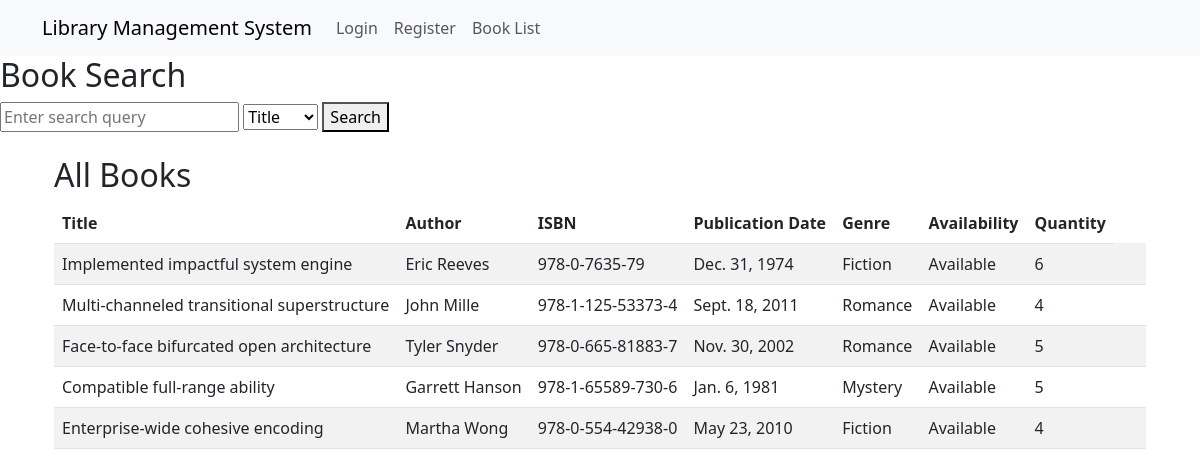
Screenshot of /all_books/ with the database file from the repository.
### management_book/models.py (models this page shows, shortened)
class Book_list(models.Model):
    title = models.CharField(max_length=255)
    author = models.CharField(max_length=255)
    isbn = models.CharField(max_length=20, primary_key=True)
    publication_date = models.DateField()
    genre = models.CharField(max_length=100)
    availability = models.BooleanField(default=True)
    quantity = models.PositiveIntegerField(default=0)
    wishlist = models.ManyToManyField(User, related_name='Wishlist', blank=True)
    reserved_by = models.ForeignKey(
        settings.AUTH_USER_MODEL,
        on_delete=models.SET_NULL,
        blank=True,
        null=True,
        related_name='reserved_books'
    )

### management_book/views.py (the view)
# urls.py: path('all_books/', views.all_books, name='all_books'),
def all_books(request):
    books = Book_list.objects.all()
    return render(request, 'all_books.html', {'books': books})

### management_book/views.py (called while the page is built)
def random_book(request):
    random_book = Book_list.objects.order_by('?').first()
    return {'random_book': random_book}

### management_book/templates/all_books.html (shortened to what this page needs)
{% extends 'base.html' %}
{% block content %}
  <div class="container">
    <h2>All Books</h2>
    {% if books %}
      <table class="table table-striped">
        <thead>
          <tr>
            <th>Title</th>
            <th>Author</th>
            <th>ISBN</th>
            <th>Publication Date</th>
            <th>Genre</th>
            <th>Availability</th>
            <th>Quantity</th>
          </tr>
        </thead>
        <tbody>
          {% for book in books %}
            <tr>
              <td>{{ book.title }}</td>
              <td>{{ book.author }}</td>
              <td>{{ book.isbn }}</td>
              <td>{{ book.publication_date }}</td>
              <td>{{ book.genre }}</td>
              <td>{% if book.availability %}Available{% else %}Unavailable{% endif %}</td>
              <td>{{ book.quantity }}</td>
              <td>
              </td>
              <td>
              </td>
            </tr>
          {% empty %}
            <tr>
              <td colspan="8">No books available.</td>
            </tr>
          {% endfor %}
        </tbody>
      </table>
    {% else %}
      <p>No books available.</p>
    {% endif %}
  </div>
{% endblock %}

### rows the page displays
Book_list: title "Implemented impactful system engine", author "Eric Reeves", isbn "978-0-7635-79", publication_date "Dec. 31, 1974", genre "Fiction", availability "Available", quantity "6"
Book_list: title "Multi-channeled transitional superstructure", author "John Mille", isbn "978-1-125-53373-4", publication_date "Sept. 18, 2011", genre "Romance", availability "Available", quantity "4"
Book_list: title "Face-to-face bifurcated open architecture", author "Tyler Snyder", isbn "978-0-665-81883-7", publication_date "Nov. 30, 2002", genre "Romance", availability "Available", quantity "5"
Book_list: title "Compatible full-range ability", author "Garrett Hanson", isbn "978-1-65589-730-6", publication_date "Jan. 6, 1981", genre "Mystery", availability "Available", quantity "5"
Book_list: title "Enterprise-wide cohesive encoding", author "Martha Wong", isbn "978-0-554-42938-0", publication_date "May 23, 2010", genre "Fiction", availability "Available", quantity "4"
